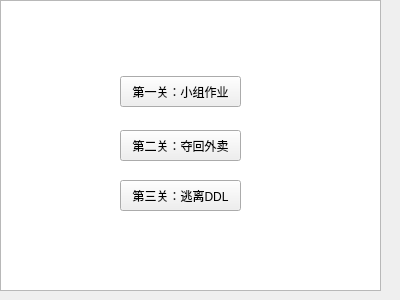
<?xml version="1.0" encoding="UTF-8"?>
<ui version="4.0">
 <class>Form</class>
 <widget class="QWidget" name="Form">
  <property name="geometry">
   <rect>
    <x>0</x>
    <y>0</y>
    <width>400</width>
    <height>300</height>
   </rect>
  </property>
  <property name="windowTitle">
   <string>Form</string>
  </property>
  <widget class="QPushButton" name="pigBtn">
   <property name="geometry">
    <rect>
     <x>120</x>
     <y>76</y>
     <width>121</width>
     <height>31</height>
    </rect>
   </property>
   <property name="text">
    <string>第一关：小组作业</string>
   </property>
  </widget>
  <widget class="QPushButton" name="snakeBtn">
   <property name="geometry">
    <rect>
     <x>120</x>
     <y>130</y>
     <width>121</width>
     <height>31</height>
    </rect>
   </property>
   <property name="text">
    <string>第二关：夺回外卖</string>
   </property>
  </widget>
  <widget class="QPushButton" name="pigeunBtn">
   <property name="geometry">
    <rect>
     <x>120</x>
     <y>180</y>
     <width>121</width>
     <height>31</height>
    </rect>
   </property>
   <property name="text">
    <string>第三关：逃离DDL</string>
   </property>
  </widget>
  <widget class="QTextEdit" name="textEdit">
   <property name="geometry">
    <rect>
     <x>0</x>
     <y>0</y>
     <width>381</width>
     <height>291</height>
    </rect>
   </property>
   <property name="html">
    <string>&lt;!DOCTYPE HTML PUBLIC &quot;-//W3C//DTD HTML 4.0//EN&quot; &quot;http://www.w3.org/TR/REC-html40/strict.dtd&quot;&gt;
&lt;html&gt;&lt;head&gt;&lt;meta name=&quot;qrichtext&quot; content=&quot;1&quot; /&gt;&lt;style type=&quot;text/css&quot;&gt;
p, li { white-space: pre-wrap; }
&lt;/style&gt;&lt;/head&gt;&lt;body style=&quot; font-family:'SimSun'; font-size:9pt; font-weight:400; font-style:normal;&quot;&gt;
&lt;p style=&quot; margin-top:0px; margin-bottom:0px; margin-left:0px; margin-right:0px; -qt-block-indent:0; text-indent:0px;&quot;&gt;&lt;img src=&quot;:/image/resourse/image1.jpg&quot; /&gt;&lt;/p&gt;&lt;/body&gt;&lt;/html&gt;</string>
   </property>
  </widget>
  <zorder>textEdit</zorder>
  <zorder>pigBtn</zorder>
  <zorder>snakeBtn</zorder>
  <zorder>pigeunBtn</zorder>
 </widget>
 <resources/>
 <connections/>
</ui>
